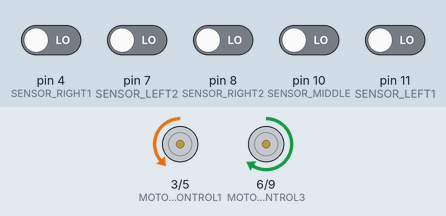
Recording of a sketch running on a simulated Arduino Uno, built with avr-gcc and run on an emulated ATmega328P. Parts: motor-driver pin pairs drawn as motors (green arrow = first pin HIGH = forward, orange = second pin HIGH = backward, longer = more drive). Inputs (shaded band) come from the test bench; at power-on: pin 4 (SENSOR_RIGHT1), pin 7 (SENSOR_LEFT2), pin 8 (SENSOR_RIGHT2), pin 10 (SENSOR_MIDDLE), pin 11 (SENSOR_LEFT1) LOW.

Above: at 1.2 s.
1.3 s: pin 4 (SENSOR_RIGHT1) driven HIGH
At 1.9 s:
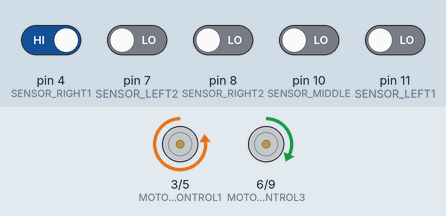
2.9 s: pin 4 (SENSOR_RIGHT1) driven LOW and pin 7 (SENSOR_LEFT2) driven HIGH
At 4.2 s:
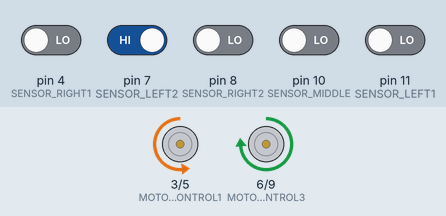
4.5 s: pin 7 (SENSOR_LEFT2) driven LOW and pin 8 (SENSOR_RIGHT2) driven HIGH
At 5.6 s:
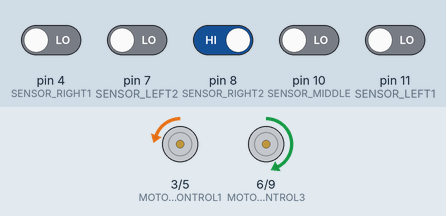
Timing chart, 0 to 7.5 s (numbered marks = the images above; inputs shaded):
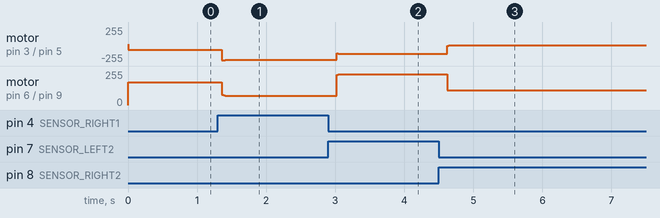

The sketch:

main.ino
```cpp
// (licence header left out)
/**
 * @file main.c
 * @brief LineFollower Robot using Arduino as PID controller
 * @author Amir Shetaia
 * @date 12 May 2022
 */

#include "private.h" /* Including private header file */

uint8_t u8Pos;            /* A variable to store the current position of the robot */
uint8_t u8TrackError = 0; /* A variable to store the current error value */

/* PID Contorl gain values */
float f32Kp = 40;
float f32Ki = 0.45;
float f32Kd = 1000;
/* PID error values */
float f32Error, f32ErrorLast, f32ErrorInt;

/* Maximum speed value*/
uint8_t u8MaxSpeed = 85;

/* ------------------------- Setup function ----------------------------- */
void setup()
{
    /* Defining Pins Modes */
    pinMode(SENSOR_RIGHT1, INPUT);
    pinMode(SENSOR_RIGHT2, INPUT);
    pinMode(SENSOR_MIDDLE, INPUT);
    pinMode(SENSOR_LEFT1, INPUT);
    pinMode(SENSOR_LEFT2, INPUT);
    pinMode(MOTOR_CONTROL1, OUTPUT);
    pinMode(MOTOR_CONTROL2, OUTPUT);
    pinMode(MOTOR_CONTROL3, OUTPUT);
    pinMode(MOTOR_CONTROL4, OUTPUT);

    /* Initializing motors speed at ZERO */
    analogWrite(MOTOR_CONTROL1, 0);
    analogWrite(MOTOR_CONTROL2, 0);
    analogWrite(MOTOR_CONTROL3, 0);
    analogWrite(MOTOR_CONTROL4, 0);
}

/* ------------------------- Loop function ----------------------------- */
void loop()
{
    delay(4);                   /* Wait for 4 ms */
    u8Pos = u8SensorsReading(); /* Read the current position of the robot */
    VidError(u8Pos);            /* Calculate the error value */
}

/*-------------------------- Reading sensors to determine robot postion -------------------*/
uint8_t u8SensorsReading(void)
{
    uint8_t Local_u8Res = B00000; /* A variable to store the current position of the robot in a binary form*/
    uint8_t readings[5] = {digitalRead(SENSOR_RIGHT1),
                           digitalRead(SENSOR_RIGHT2),
                           digitalRead(SENSOR_MIDDLE),
                           digitalRead(SENSOR_LEFT1),
                           digitalRead(SENSOR_LEFT2)}; /* Sensor readings */

    for (uint8_t i = 0; i < 5; i++) /* looping through the sensors readings */
    {
        if (readings[i] == HIGH)       /* if the sensor reading is HIGH */
            Local_u8Res += (0x1 << i); /* adding the sensor reading to the binary form */
    }

    return Local_u8Res; /* returning the binary form of the current position of the robot */
}

/*-------------------------- Error Generation Section -------------------*/
void VidError(uint8_t Copy_u8SensorsReading)
{
    switch (Copy_u8SensorsReading) /* Error generation logic */
    {
    case B00000:
        u8TrackError = u8TrackError;
        break;

    case B11111:
        u8TrackError = 0;
        break;

    case B00010:
    case B00110:
        u8TrackError = 1;
        break;

    case B00001:
    case B00011:
    case B00111:
        u8TrackError = 2;
        break;

    case B00100:
        u8TrackError = 0;
        break;

    case B01000:
    case B01100:
        u8TrackError = -1;
        break;

    case B10000:
    case B11000:
    case B11100:
        u8TrackError = -2;
        break;

    default:
        u8TrackError = u8TrackError;
        break;
    }

    float Local_f32Ctrl = f32CalcPID(u8TrackError);                        /* applying PID control */
    VidSpeedLogic(u8MaxSpeed - Local_f32Ctrl, u8MaxSpeed + Local_f32Ctrl); /* controlling the motors based on PID Error */
}

/*-------------------------- PID control Section -------------------*/
float f32CalcPID(uint8_t Copy_u8TrackError)
{
    float Local_f32ErrorDiff;
    float Local_f32Output;
    f32Error = f32Error * 0.7 + Copy_u8TrackError * 0.3; /* Filtering the error value */
    /* error = Copy_u8TrackError; */
    Local_f32ErrorDiff = f32Error - f32ErrorLast;                                          /* Calculating the error difference */
    f32ErrorInt = constrain(f32ErrorInt + f32Error, -50, 50);                              /* Calculating the integral error */
    Local_f32Output = f32Kp * f32Error + f32Ki * f32ErrorInt + f32Kd * Local_f32ErrorDiff; /* Calculating the PID output */

    f32ErrorLast = f32Error; /* Saving the current error value */

    return Local_f32Output;
}

/*--------------------------SPEED control Section-------------------*/
void VidSpeedLogic(uint8_t Copy_u8SpdL, uint8_t Copy_u8SpdR)
{
    Copy_u8SpdR = -Copy_u8SpdR;

    if (Copy_u8SpdL < 0)
    {
        analogWrite(MOTOR_CONTROL2, 0);
        analogWrite(MOTOR_CONTROL1, -Copy_u8SpdL);
    }
    else
    {
        analogWrite(MOTOR_CONTROL2, Copy_u8SpdL);
        analogWrite(MOTOR_CONTROL1, 0);
    }

    if (Copy_u8SpdR < 0)
    {
        analogWrite(MOTOR_CONTROL3, 0);
        analogWrite(MOTOR_CONTROL4, -Copy_u8SpdR);
    }
    else
    {
        analogWrite(MOTOR_CONTROL3, Copy_u8SpdR);
        analogWrite(MOTOR_CONTROL4, 0);
    }
}
```

private.h
```cpp
// (licence header left out)
/**
 * @file private.h
 * @brief Header file for LineFollower Robot using Arduino as PID controller
 *
 * Header file that contains important functions prototypes,
 * for a LineFollower Robot using Arduino as PID controller.
 *
 * @author Amir Shetaia
 * @date 12 May 2022
 *
 */

#ifndef __PRIVATE_H__
#define __PRIVATE_H__

/* Defining Senors pins */
#define SENSOR_RIGHT1 4
#define SENSOR_RIGHT2 8
#define SENSOR_MIDDLE 10
#define SENSOR_LEFT1 11
#define SENSOR_LEFT2 7

/* Defining Motor driver pins */
#define MOTOR_CONTROL1 3
#define MOTOR_CONTROL2 5
#define MOTOR_CONTROL3 6
#define MOTOR_CONTROL4 9

/*---------------- Function Prototypes -------------------*/

uint8_t u8SensorsReading(void);
/**
 * @brief A function to get the sensors readings
 * and return the position of the robot in binary form
 *
 * @param void
 *
 * @return u8 Local_u8Res
 */

void VidError(uint8_t Copy_u8SensorsReading);
/**
 * @brief A function that generates error values based on current sensors readings
 *
 * @param u8 Copy_u8SensorsReading
 *
 * @return void
 */

float f32CalcPID(uint8_t Copy_TrackError);
/**
 * @brief A function to calculate PID control values based on current error value
 *
 * @param u8 Copy_TrackError
 *
 * @return Local_f32Output
 */

void VidSpeedLogic(uint8_t Copy_SpdL, uint8_t Copy_SpdR);
/**
 * @brief A function that controls the speed and direction of the motors
 * based on the PID error value
 *
 * @param u8 spdL
 * @param u8 spdR
 *
 * @return void
 */

#endif /*__PRIVATE_H__*/
```

Measured:
- after the input at 1.3 s, motor on pin 3 (MOTOR_CONTROL1) / pin 5 (MOTOR_CONTROL2): backward 85/255 → backward 239/255 after 0.06 s; motor on pin 6 (MOTOR_CONTROL3) / pin 9 (MOTOR_CONTROL4): forward 171/255 → forward 69/255 after 0.06 s
- after the input at 2.9 s, motor on pin 3 (MOTOR_CONTROL1) / pin 5 (MOTOR_CONTROL2): backward 239/255 → backward 143/255 after 0.13 s; motor on pin 6 (MOTOR_CONTROL3) / pin 9 (MOTOR_CONTROL4): forward 69/255 → forward 229/255 after 0.13 s
- after the input at 4.5 s, motor on pin 3 (MOTOR_CONTROL1) / pin 5 (MOTOR_CONTROL2): backward 143/255 → backward 22/255 after 0.12 s; motor on pin 6 (MOTOR_CONTROL3) / pin 9 (MOTOR_CONTROL4): forward 229/255 → forward 109/255 after 0.12 s
